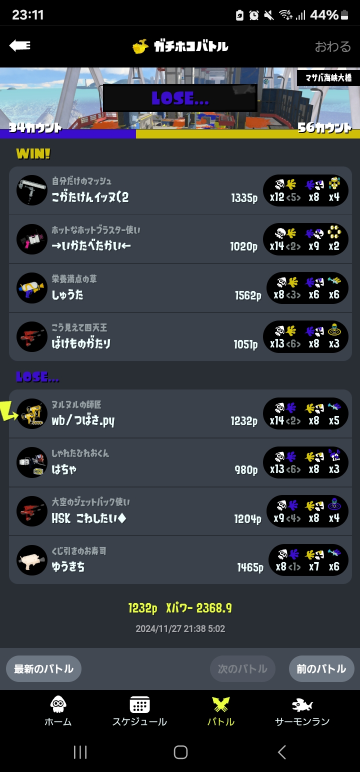
#> input picture screenshots/1.jpg, 720 x 1544 px, found by its file name (shown at 1/2 size)
$ python judgement.py
#> lines starting #> are read from the running program, lines starting #| are printed output that depends on the picture; after the words box and inside, x2 and y2 are one past the last pixel; in counts of white or black regions, pixels touching at a corner belong together
#> further down, image is the input picture: shape (1544, 720, 3); mean B, G, R 62.6, 57.4, 53.2
### modules/image.py
import cv2
import numpy as np
import matplotlib.pyplot as plt

orb = cv2.ORB_create(
    # nfeatures=1000,
    scaleFactor=1.2,
    edgeThreshold=15,
)


def __extract_features(image):
    keypoints, descriptors = orb.detectAndCompute(image, None)
    return keypoints, descriptors


def __extract_color_histogram(image):
    hsv_image = cv2.cvtColor(image, cv2.COLOR_BGR2HSV)
    hist = cv2.calcHist(
        [hsv_image], [0, 1], None, [50, 60], [0, 180, 0, 256]
    )  # H:50, S:60
    cv2.normalize(hist, hist)
    return hist


# [16 lines left out: function __display_results, not called in this run]


def get_features(image):
    """画像の特徴量を抽出"""
    gray_image = cv2.cvtColor(image, cv2.COLOR_BGR2GRAY)
    keypoints, descriptors = __extract_features(gray_image)
    color_hist = __extract_color_histogram(image)
    # display_results(image, keypoints, color_hist)
    return keypoints, descriptors, color_hist


def compare_features(features_a, features_b):
    """2つの画像の特徴量を比較し、形状と色の類似度を計算"""
    keypoints_a, descriptors_a, color_hist_a = features_a
    keypoints_b, descriptors_b, color_hist_b = features_b
    if descriptors_a is not None and descriptors_b is not None:
        bf = cv2.BFMatcher(cv2.NORM_HAMMING, crossCheck=True)
        matches = bf.match(descriptors_a, descriptors_b)
        shape_similarity = len(matches) / max(len(keypoints_a), len(keypoints_b))
    else:
        shape_similarity = 0.0
    color_similarity = cv2.compareHist(color_hist_a, color_hist_b, cv2.HISTCMP_CORREL)
    return shape_similarity, color_similarity


def calculate_overall_similarity(
    shape_similarity, color_similarity, weight_shape=0.5, weight_color=0.5
):
    """形状と色の類似度を統合スコアとして計算"""
    normalized_color_similarity = (color_similarity + 1) / 2
    overall_similarity = (
        weight_shape * shape_similarity + weight_color * normalized_color_similarity
    )
    return overall_similarity


# [7 lines left out: function is_match, not called in this run]

### modules/judgement.py
import cv2
import numpy as np
import os
import sys
from typing import Literal
# fmt: off
sys.path.append(os.path.join(os.path.dirname(__file__), ".."))
from modules.image import get_features, compare_features, calculate_overall_similarity
# fmt: on

JUDGEMENT_PATHS = {
    "win": "./resource/judgement/win.jpg",
    "lose": "./resource/judgement/lose.jpg",
}


def __crop_judgement(image: cv2.Mat):
    return image[170:220, 250:450]
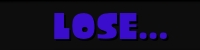
#> returned value: shape (50, 200, 3); mean of channels 0, 1, 2 43.8, 12.1, 19.4; drawn as B, G, R


def get_judgement(image) -> Literal["win", "lose", "unknown"]:
    image = __crop_judgement(image)
    image = cv2.resize(image, (0, 0), fx=3, fy=3)
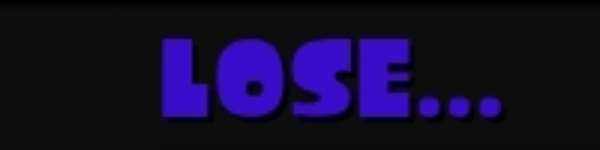
#> image: shape (150, 600, 3); mean of channels 0, 1, 2 43.7, 12.1, 19.4; drawn as B, G, R
    threshold = 30
    mask = cv2.cvtColor(image, cv2.COLOR_BGR2GRAY) < threshold
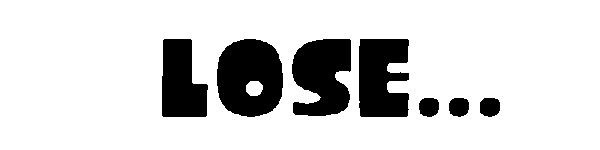
#> mask: shape (150, 600) bool; 83.6% white; 7 black regions, largest, box (x1, y1, x2, y2) and area: (217, 39, 283, 117) 4082, (292, 39, 351, 116) 3580, (359, 39, 409, 117) 3374
    image[mask] = [0, 0, 0]
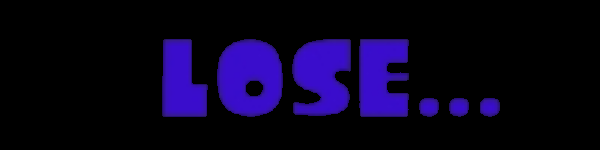
#> image: shape (150, 600, 3); mean of channels 0, 1, 2 30.2, 2.5, 9; drawn as B, G, R
    image = cv2.cvtColor(image, cv2.COLOR_BGR2GRAY)
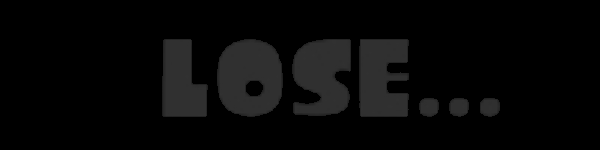
#> image: shape (150, 600); min 0, max 49, mean 7.6
    image = cv2.threshold(
        image, 0, 255, cv2.THRESH_BINARY + cv2.THRESH_OTSU)[1]
    image = cv2.cvtColor(image, cv2.COLOR_GRAY2BGR)

    for name, path in JUDGEMENT_PATHS.items():
        judgement = cv2.imread(path)
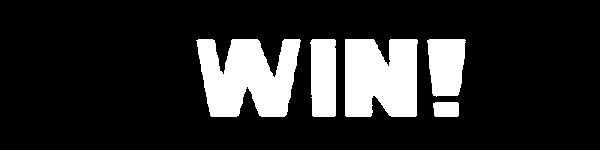
#> input picture resource/judgement/win.jpg, 600 x 150 px, found by its file name
#> judgement is the input picture: shape (150, 600, 3); min 0, max 255, mean 43.3
        features = get_features(image), get_features(judgement)
#> in __extract_features, `keypoints, descriptors = orb.detectAndCompute(image, None)`: keypoints = 428 keypoints; strongest (x, y, size): (336, 74, 37.2), (257, 87, 92.6), (318, 98, 37.2), (316, 97, 53.6)
#> in __extract_color_histogram, `hsv_image = cv2.cvtColor(image, cv2.COLOR_BGR2HSV)`: hsv_image: shape (150, 600, 3); mean H, S, V 0, 0, 41.9
#> in __extract_color_histogram, `hist = cv2.calcHist( [hsv_image], [0, 1], None, [50, 60], [0, 180, 0, ..`:
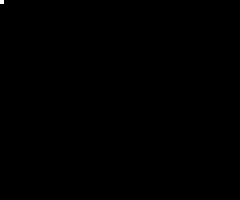
#> hist: shape (50, 60) float32 (shown 4 times larger); values 0 (black) and 90000 (white), 0.03% white in thin lines or dots, all inside (x1, y1, x2, y2) = (0, 0, 1, 1)
#> in __extract_features (call 2), `keypoints, descriptors = orb.detectAndCompute(image, None)`: keypoints = 352 keypoints; strongest (x, y, size): (222, 71, 31), (347, 39, 31), (345, 41, 31), (373, 97, 31)
#> in __extract_color_histogram (call 2), `hsv_image = cv2.cvtColor(image, cv2.COLOR_BGR2HSV)`: hsv_image: shape (150, 600, 3); mean H, S, V 0, 0, 43.3
        shape_similarity, color_similarity = compare_features(*features)
#> in compare_features, `keypoints_a, descriptors_a, color_hist_a = features_a`: keypoints_a = 428 keypoints; strongest (x, y, size): (336, 74, 37.2), (257, 87, 92.6), (318, 98, 37.2), (316, 97, 53.6)
#> in compare_features, `keypoints_b, descriptors_b, color_hist_b = features_b`: keypoints_b has the same summary as keypoints in __extract_features
#> in compare_features, `matches = bf.match(descriptors_a, descriptors_b)`: matches = 92 matches
#> in compare_features, `shape_similarity = len(matches) / max(len(keypoints_a), len(keypoints_..`: shape_similarity = 0.215
#> in compare_features, `color_similarity = cv2.compareHist(color_hist_a, color_hist_b, cv2.HIS..`: color_similarity = 1
#> shape_similarity = 0.215; color_similarity = 1
        similarity = calculate_overall_similarity(
            shape_similarity, color_similarity)
#> in calculate_overall_similarity, `overall_similarity = ( weight_shape * shape_similarity + weight_color ..`: overall_similarity = 0.607
#> similarity = 0.607
        # print(
        #     f"{name:5}: {similarity:.3} (shape: {shape_similarity:.2}, color: {color_similarity:.3})")
        if similarity > 0.7:
            return name
    return "unknown"


if __name__ == "__main__":
    for i in range(9):
        image = cv2.imread(f"./screenshots/{i+1}.jpg")
        print(f"\n\nScreenshot {i+1}")
        print(get_judgement(image))
#| lose
#> (the run stopped early here; a loop or call above may not have finished)
